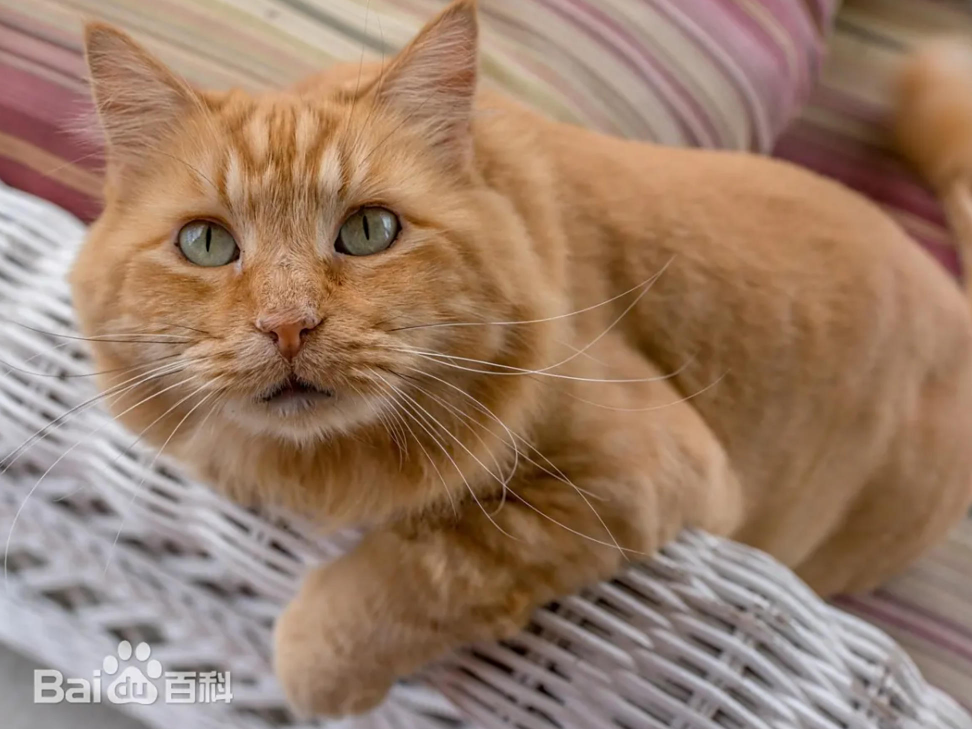
#> input picture 【人工智能】大合集/OpenCV/第二章 图像的基本操作/2-5 数值计算/cat.jpg, 1944 x 1458 px (shown at 1/2 size)
$ jupyter execute '数值计算.ipynb'   (shell and % lines are left out)
#> lines starting #> are read from the running program, lines starting #| are printed output that depends on the picture
[cell 1]
import cv2  #opencv读取的格式是BGR
import matplotlib.pyplot as plt
import numpy as np

def cv_show(name, img):
    cv2.imshow('pig', img)  #image弹出的图片展示窗口名称，img为对象名
    cv2.waitKey(0)  #按任意键退出
    cv2.destroyAllWindows()

img_cat=cv2.imread('cat.jpg')
#> img_cat is the input picture: shape (1458, 1944, 3); mean B, G, R 104, 124.6, 154
img_dog=cv2.imread('dog.jpg')
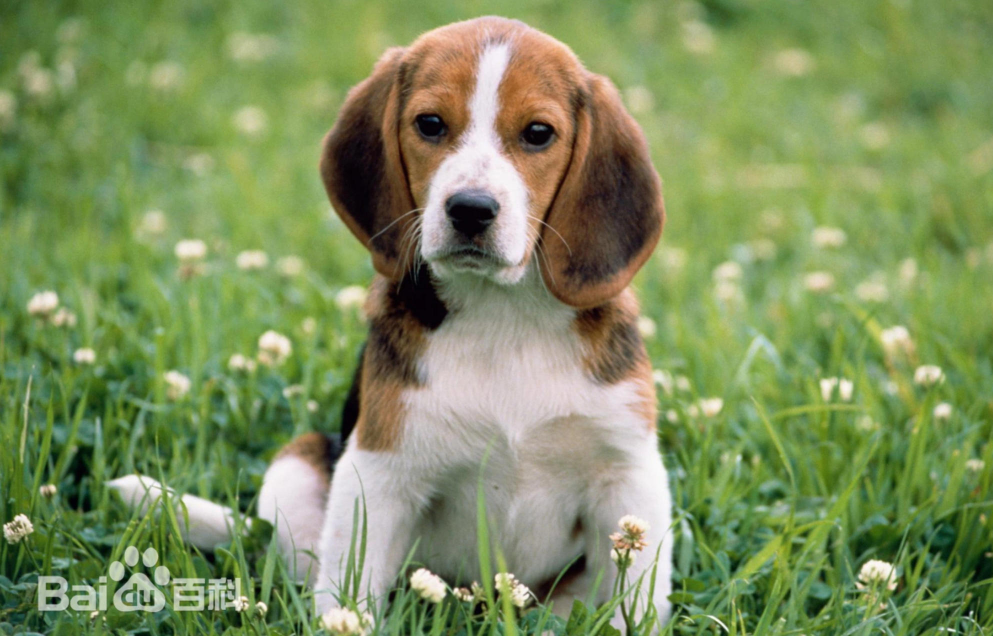
#> input picture 【人工智能】大合集/OpenCV/第二章 图像的基本操作/2-5 数值计算/dog.jpg, 1986 x 1272 px (shown at 1/2 size)
#> img_dog is the input picture: shape (1272, 1986, 3); mean B, G, R 94, 143.1, 126.1

[cell 2]
img_cat2=img_cat+10
img_cat[:5,:,0] #取前五行，全部列，r通道的数值

[cell 3]
img_cat2[:5,:,0]

[cell 4]
(img_cat2+img_cat)[:5,:,0] #数值相加后取前五行

[cell 5]
cv2.add(img_cat2,img_cat) [:5,:,0] #满上限

[cell 6]
# 如果你的img_cat是用cv2.imread()读取的，OpenCV 默认会把图像存为BGR 通道顺序，而 matplotlib 需要 RGB，所以需要转换通道
# img_cat_rgb = cv2.cvtColor(img_cat, cv2.COLOR_BGR2RGB)

[cell 7]
img_cat.shape
#> Out = (1458, 1944, 3)

[cell 8]
img_dog=cv2.resize(img_dog,(1944,1458))
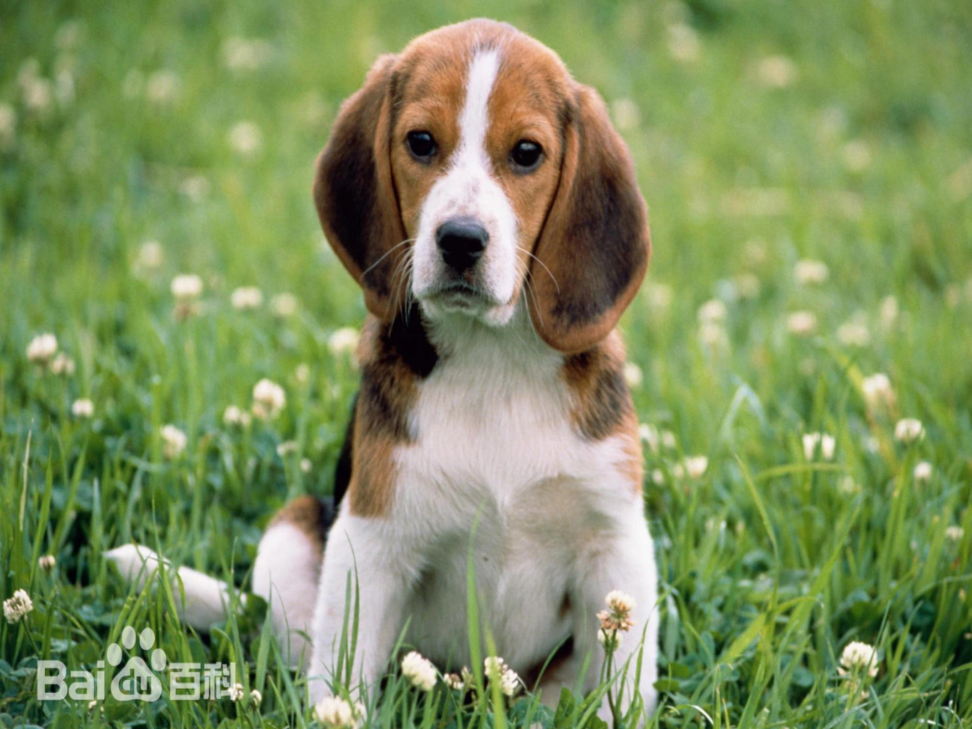
#> img_dog: shape (1458, 1944, 3) (shown at 1/2 size); mean B, G, R 93.9, 143, 126

[cell 9]
img_add=cv2.add(img_cat,img_dog) #直接融合
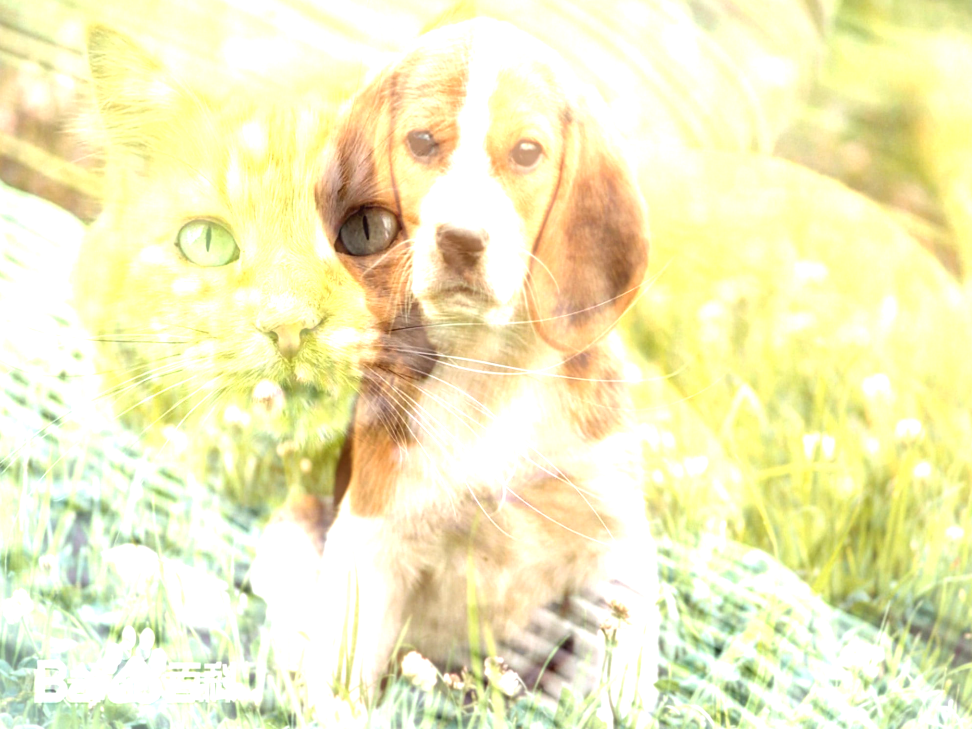
#> img_add: shape (1458, 1944, 3) (shown at 1/2 size); mean B, G, R 190.7, 238.1, 241.6
img_addweighted=cv2.addWeighted(img_cat,0.5,img_dog,0.5,0) #权重融合
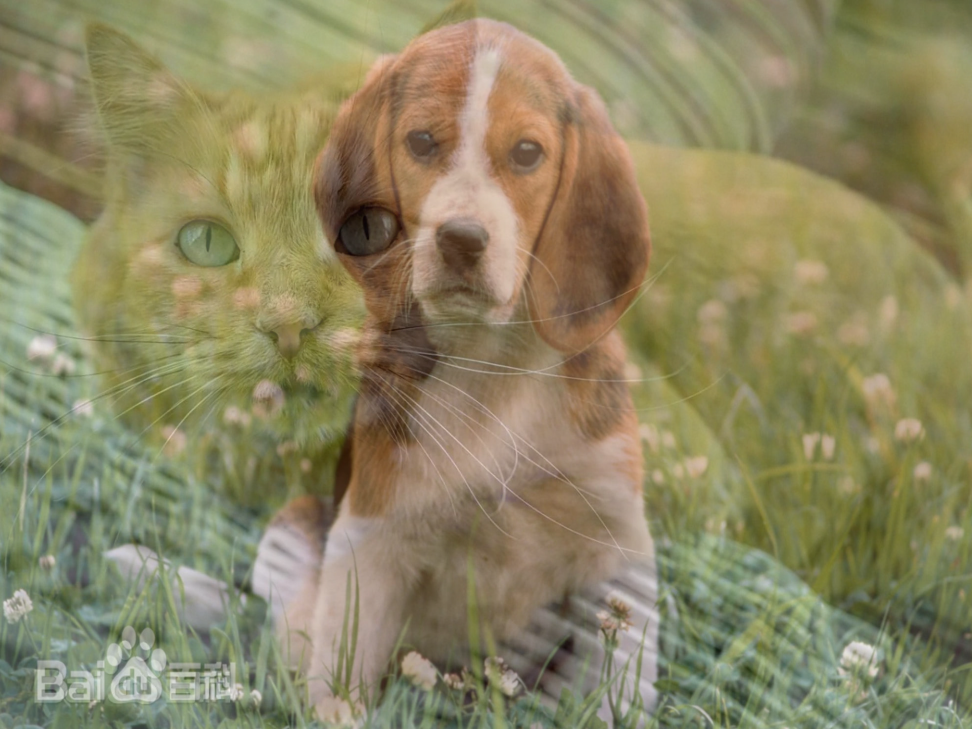
#> img_addweighted: shape (1458, 1944, 3) (shown at 1/2 size); mean B, G, R 98.9, 133.8, 140

plt.subplot(221),plt.imshow(cv2.cvtColor(img_cat, cv2.COLOR_BGR2RGB)),plt.title('cat')
plt.subplot(222),plt.imshow(cv2.cvtColor(img_dog, cv2.COLOR_BGR2RGB)),plt.title('dog')

plt.subplot(223),plt.imshow(cv2.cvtColor(img_add, cv2.COLOR_BGR2RGB),'gray'),plt.title('add')
plt.subplot(224),plt.imshow( cv2.cvtColor(img_addweighted, cv2.COLOR_BGR2RGB),'gray'),plt.title('addweighted')
plt.tight_layout() #自动优化子图间的距离
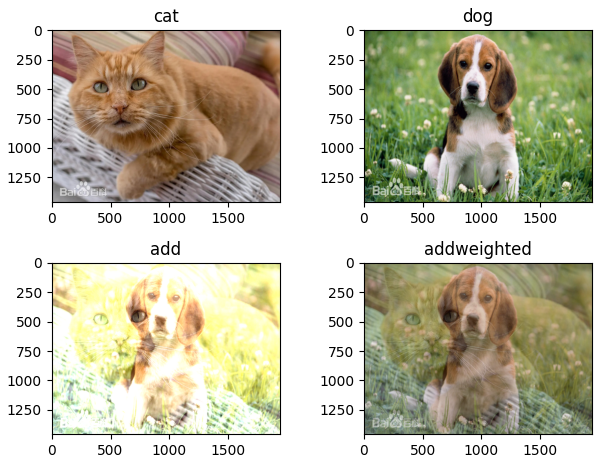
#> figure drawn by matplotlib, 4 panels

cv2.resize

[cell 10]
img_cat_4x=cv2.resize(img_cat,(0,0),fx=4,fy=4) #横纵方向上都扩大为原来4倍
plt.imshow(cv2.cvtColor(img_cat_4x, cv2.COLOR_BGR2RGB))
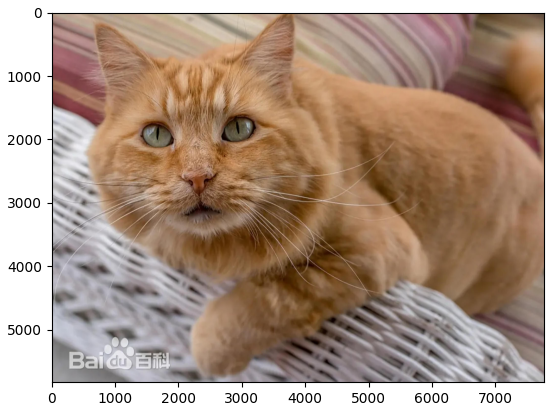
#> figure drawn by matplotlib, 1 panel
